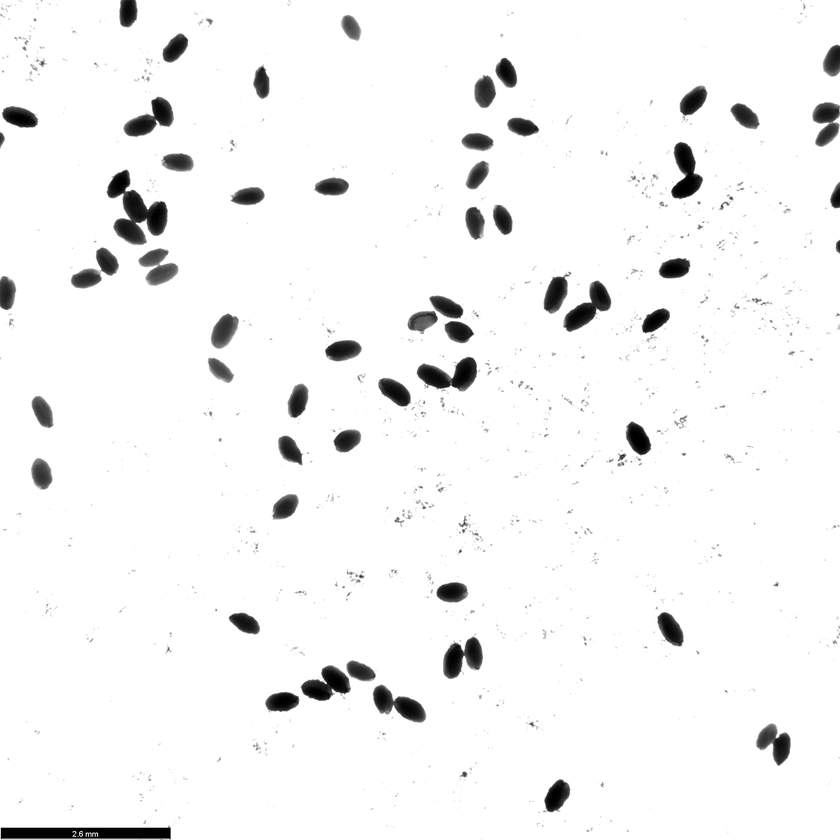
#> input picture example/VZ254 T1-10_BF_2_ch00.tif, 840 x 840 px, shrunk from 2048 x 2048 before the run
$ python -i seed.py   (imports and definitions only)   (older library calls are emulated)
#> lines starting #> are read from the running program, lines starting #| are printed output that depends on the picture; after the words box and inside, x2 and y2 are one past the last pixel; in counts of white or black regions, pixels touching at a corner belong together
from datetime import datetime
import argparse
import cv2
import numpy as np
import matplotlib.pyplot as plt
import os

DISTANCE_THRESHOLD = 14 # change according to scale of image
SMALL_AREA = 5 # change according to scale of image

# Function to read and process the image
def process_image(image_path):
    # Load the image
#> called with image_path = 'example/VZ254 T1-10_BF_2_ch00.tif'
    image = cv2.imread(image_path)
#> image is the input picture: shape (840, 840, 3); min 0, max 255, mean 244.2

    # Convert the image to grayscale for initial filtering
    gray_image = cv2.cvtColor(image, cv2.COLOR_BGR2GRAY)

    # Invert the image and threshold to make white-ish areas black
    _, inverted_thresholded = cv2.threshold(gray_image, 200, 255, cv2.THRESH_BINARY_INV)
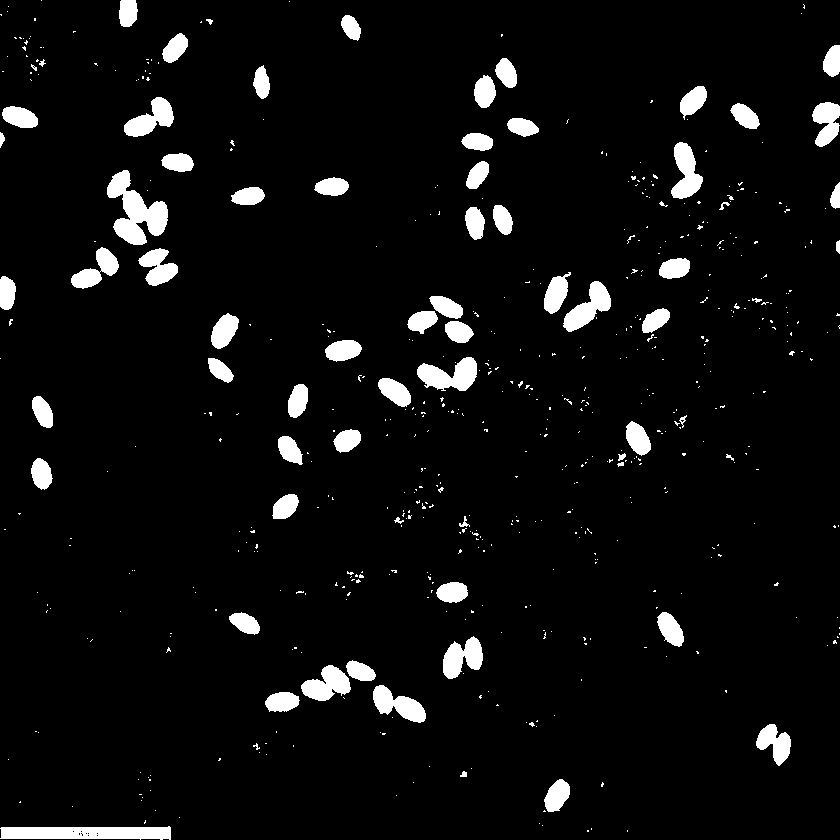
#> inverted_thresholded: shape (840, 840); 5.5% white; 565 white regions (493 under 20 px), largest, box (x1, y1, x2, y2) and area: (107, 170, 168, 245) 2257, (0, 826, 171, 840) 2038, (417, 357, 477, 391) 1259

    # Use the inverted thresholded image as a mask on the original image
    masked_image = cv2.bitwise_and(image, image, mask=inverted_thresholded)
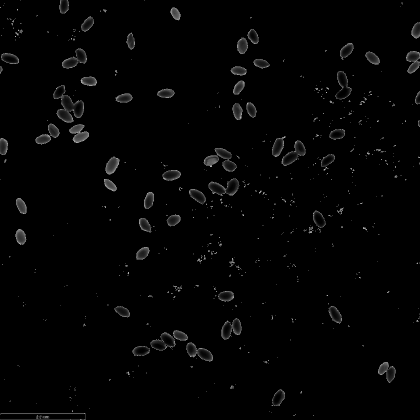
#> masked_image: shape (840, 840, 3) (shown at 1/2 size); min 0, max 200, mean 3.6

    # Split the masked image into B, G, R channels
    _, _, red_channel = cv2.split(masked_image)

    # Threshold the red channel image to isolate bright red regions
    _, thresholded = cv2.threshold(red_channel, 240, 255, cv2.THRESH_BINARY+cv2.THRESH_OTSU)
#> thresholded: shape (840, 840); 2.6% white; 574 white regions (501 under 20 px), largest, box (x1, y1, x2, y2) and area: (138, 248, 178, 286) 874, (107, 170, 168, 245) 642, (211, 313, 239, 349) 571

    # noise removal
    kernel = np.ones((3,3),np.uint8)
    opening = cv2.morphologyEx(thresholded,cv2.MORPH_OPEN, kernel, iterations = 2)
#> opening: shape (840, 840); 0.73% white; 36 white regions, largest, box (x1, y1, x2, y2) and area: (139, 249, 178, 286) 868, (211, 315, 238, 348) 537, (32, 396, 53, 428) 460

    # sure background area
    sure_bg = cv2.dilate(opening,kernel,iterations=3)
#> sure_bg: shape (840, 840); 1.7% white; 32 white regions, largest, box (x1, y1, x2, y2) and area: (136, 246, 181, 289) 1439, (208, 312, 241, 351) 1028, (28, 456, 55, 492) 833

    eroded = cv2.erode(opening, kernel, iterations=3)
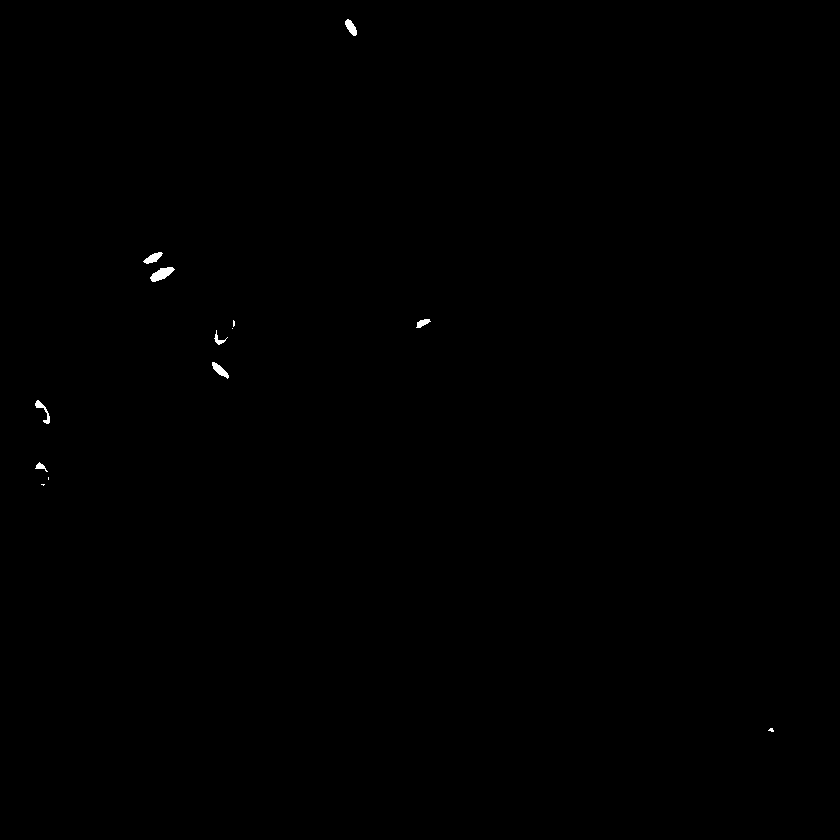
#> eroded: shape (840, 840); 0.13% white; 13 white regions (5 under 20 px), largest, box (x1, y1, x2, y2) and area: (150, 267, 175, 282) 207, (212, 362, 229, 379) 125, (143, 252, 163, 264) 124

    # Finding sure foreground area
    dist_transform = cv2.distanceTransform(opening,cv2.DIST_L2,5)

    # TODO: PARAMETERIZE THIS
    # ret, sure_fg = cv2.threshold(dist_transform,0.6*dist_transform.max(),255,0)
    ret, sure_fg = cv2.threshold(dist_transform, DISTANCE_THRESHOLD, 255, 0)
#> sure_fg: shape (840, 840) float32; every value is 0
#> ret = 14

    # Finding unknown region

    # Label connected components
    # Ensure sure_fg is 8-bit before applying connectedComponentsWithStats
    sure_fg = np.uint8(sure_fg)
#> sure_fg: shape (840, 840); every value is 0
    num_labels, labels, stats, centroids = cv2.connectedComponentsWithStats(sure_fg, connectivity=8)
#> num_labels = 1; stats = [[0, 0, 840, 840, 705600]]; centroids = [[419.5, 419.5]]
    # labels is markers

    # Get the areas of all components
    areas = stats[1:, cv2.CC_STAT_AREA]
#> areas = empty array
    avg_area = np.mean(areas)
#> avg_area = nan

    # Get indices of all areas greater than 1.5 * avg_area
    idxs_large_area = np.where(areas > 1.5 * avg_area)[0] + 1
#> idxs_large_area = empty array

    component_mask = np.zeros(sure_fg.shape, dtype="uint8")
    for i in idxs_large_area:
        component_mask[labels == i] = 255
#> this loop made 0 passes

    # Perform a distance transform on the component
    dist_transform = cv2.distanceTransform(component_mask, cv2.DIST_L2, 5)

    # _, thresh = cv2.threshold(dist_transform, 0.6*dist_transform.max(), 255, 0)
    _, thresh = cv2.threshold(dist_transform, 0.3*dist_transform.max(), 255, 0)

    # Convert sure_fg back to 8-bit
    thresh = np.uint8(thresh)

    # perform connected components analysis on the new markers
    num_labels_new, labels_new = cv2.connectedComponents(thresh, 8, cv2.CV_32S)
#> num_labels_new = 1

    # increment labels_new by num_labels to ensure new unique labels
    labels_new = labels_new + num_labels
#> labels_new: shape (840, 840) int32; every value is 1

    # replace the old components in the labels array with 0s
    for i in idxs_large_area:
        labels[labels == i] = 0

    # replace the old component in the labels array with the new components
    labels[labels_new > num_labels] = labels_new[labels_new > num_labels]

    components = np.copy(labels)
    components[components > 0] = 255
    components = np.uint8(components)

    num_labels_final, labels_final, stats_final, centroids_final = cv2.connectedComponentsWithStats(components, 8, cv2.CV_32S)
#> num_labels_final = 1; stats_final = [[0, 0, 840, 840, 705600]]; centroids_final = [[419.5, 419.5]]

    areas_final = stats_final[1:, cv2.CC_STAT_AREA]
#> areas_final = empty array
    idxs_small_area = np.where(areas_final < SMALL_AREA)[0] + 1
#> idxs_small_area = empty array
    mask_small = np.isin(labels_final, idxs_small_area)
    labels_final[mask_small] = 0

    # Subtract 1 to exclude the background
    num_seeds = len(np.unique(labels_final)) - 1
#> num_seeds = 0

    # update labels_final to be labels with every pixel > 0 set to 255
    final_sure_fg = np.copy(labels_final)
    final_sure_fg[final_sure_fg > 0] = 255
    final_sure_fg = np.uint8(final_sure_fg)

    plt.figure(figsize=(10,10))
    plt.imshow(cv2.cvtColor(final_sure_fg, cv2.COLOR_BGR2RGB), cmap='jet')
    plt.axis('off')
    plt.tight_layout()
    plt.show()

    unknown = cv2.subtract(sure_bg, final_sure_fg)

    # Add one to all labels so that sure background is not 0, but 1
    markers = labels_final+1

    # Now, mark the region of unknown with zero
    markers[unknown==255] = 0

    markers = cv2.watershed(image,markers)
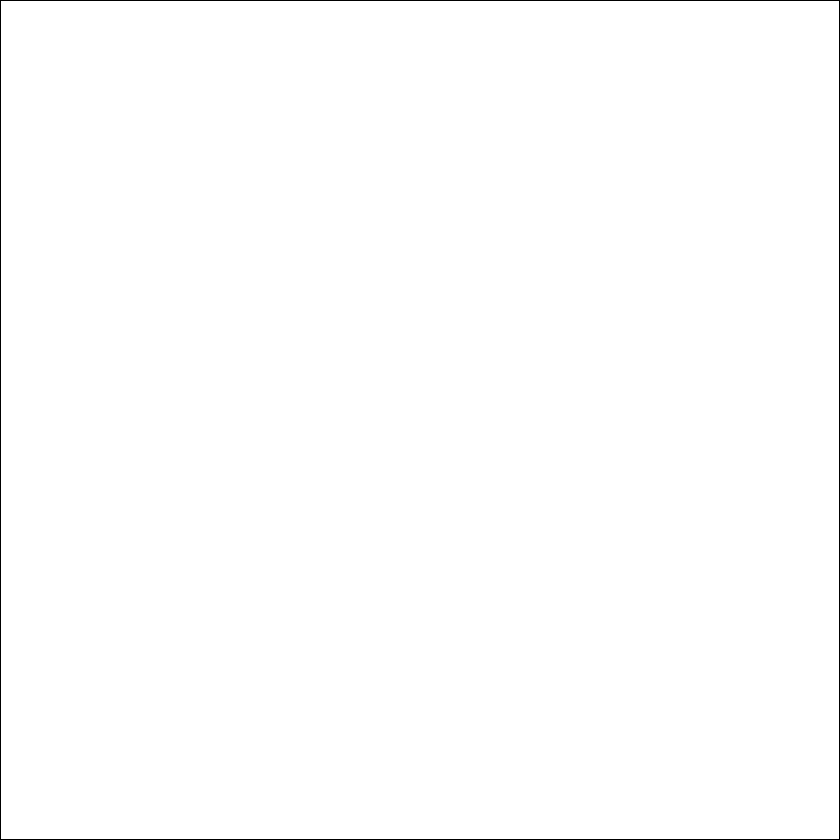
#> markers: shape (840, 840) int32; values -1 (black) and 1 (white), 99.5% white; black in thin lines or dots

    # plot markers and fit to screen
    plt.figure(figsize=(10,10))
    plt.imshow(markers, cmap='jet')
    plt.axis('off')
    plt.tight_layout()
    plt.show()
    # plt.imshow(markers)
    # plt.show()

    # Increase margin of markers to 3 pixels
    kernel = np.ones((7,7),np.uint8)
    mask = markers == -1
#> mask: shape (840, 840) bool; 0.48% white in thin lines or dots
    dilated_mask = cv2.dilate(mask.astype(np.uint8), kernel, iterations=1)
#> dilated_mask: shape (840, 840); values 0 (black) and 1 (white), 1.9% white; 1 white region, box (x1, y1, x2, y2) and area: (0, 0, 840, 840) 13376

    image[dilated_mask == 1] = [255,255,0]
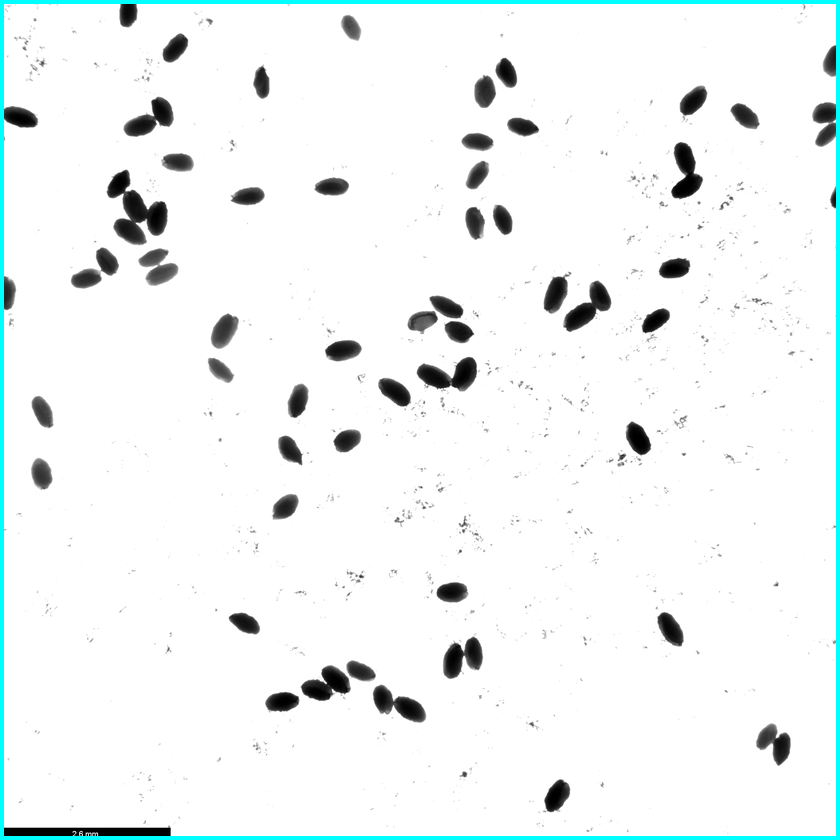
#> image: shape (840, 840, 3); 1.9% of pixels changed, all inside (x1, y1, x2, y2) = (0, 0, 840, 840)
    plt.figure(figsize=(10,10))
    plt.imshow(cv2.cvtColor(image, cv2.COLOR_BGR2RGB), cmap='jet')
    plt.axis('off')
    plt.tight_layout()
    plt.show()

    # Return the number of seeds
    return num_seeds

# [16 lines left out: functions plot_full, setup_parser, not called in this run]


# [32 lines not run here, left out]

>>> result = process_image('example/VZ254 T1-10_BF_2_ch00.tif')
#> result = 0

$ run again, on example/VZ255 T1-2_BF_2_ch00.tif
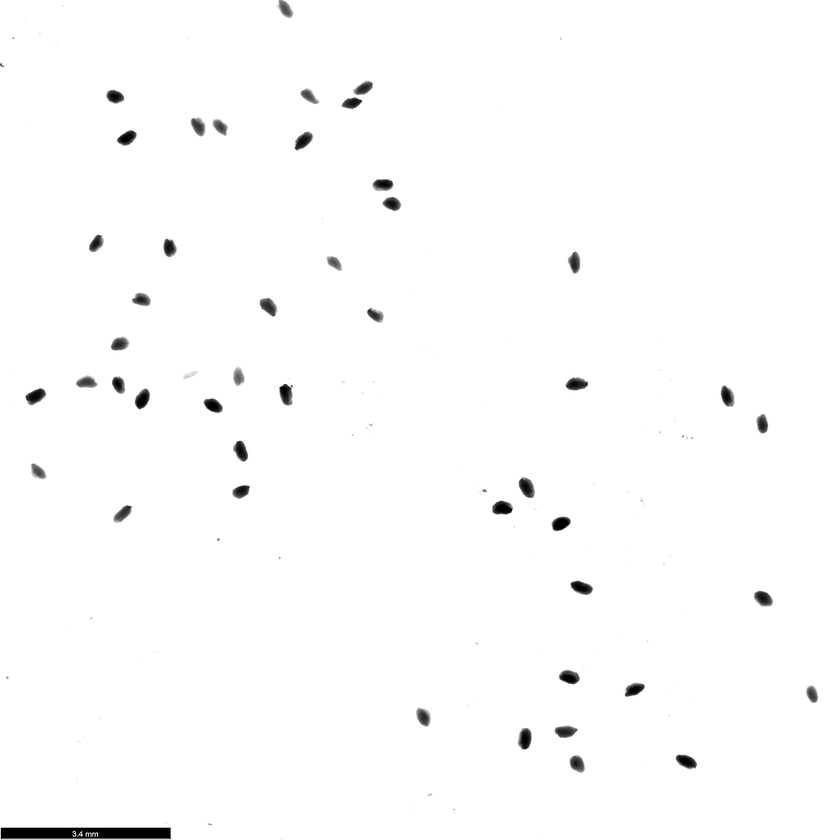
#> input picture example/VZ255 T1-2_BF_2_ch00.tif, 840 x 840 px, shrunk from 2048 x 2048 before the run
#> in process_image, image is the input picture: shape (840, 840, 3); min 0, max 255, mean 252
#> in process_image, `_, inverted_thresholded = cv2.threshold(gray_image, 200, 255, cv2.THRE..`:
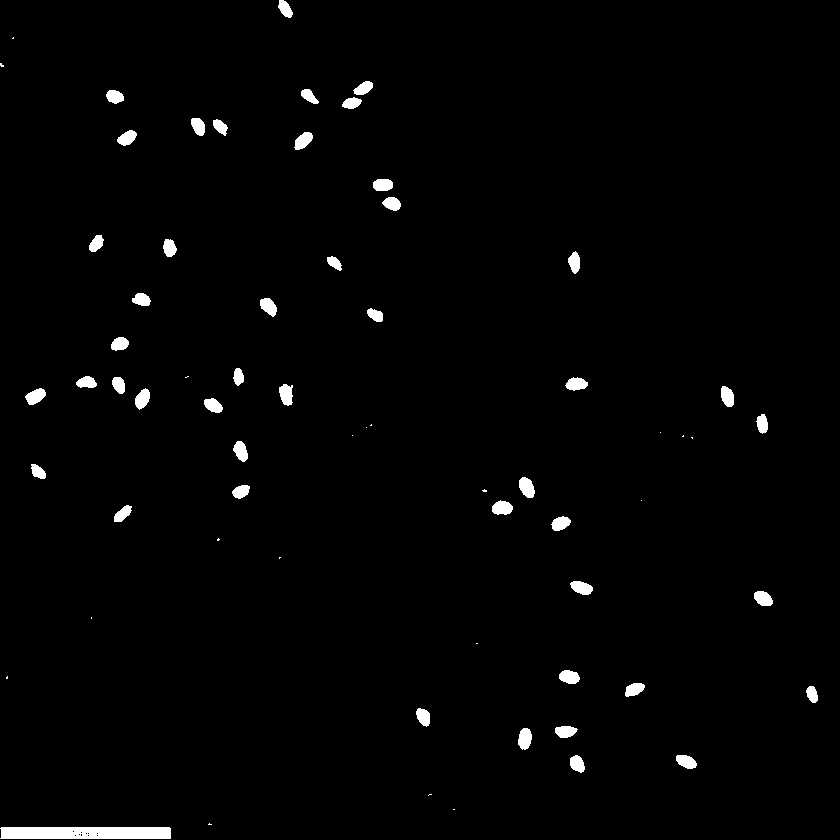
#> inverted_thresholded: shape (840, 840); 1.6% white; 66 white regions (19 under 20 px), largest, box (x1, y1, x2, y2) and area: (0, 827, 171, 839) 2030, (519, 477, 535, 498) 244, (518, 728, 532, 750) 237
#> thresholded: shape (840, 840); 0.81% white; 73 white regions (24 under 20 px), largest, box (x1, y1, x2, y2) and area: (0, 827, 171, 839) 349, (76, 376, 97, 388) 176, (191, 118, 205, 136) 172
#> opening: shape (840, 840); 0.19% white; 15 white regions, largest, box (x1, y1, x2, y2) and area: (279, 0, 292, 17) 162, (32, 465, 46, 479) 146, (301, 89, 316, 103) 142
#> sure_bg: shape (840, 840); 0.52% white; 13 white regions, largest, box (x1, y1, x2, y2) and area: (74, 373, 99, 391) 385, (298, 86, 319, 106) 352, (29, 462, 49, 482) 350
#> eroded: shape (840, 840); 0.01% white in thin lines or dots, all inside (x1, y1, x2, y2) = (35, 4, 336, 475)
#> ret = 14
#> num_labels = 1; stats = [[0, 0, 840, 840, 705600]]; centroids = [[419.5, 419.5]]
#> areas = empty array
#> avg_area = nan
#> idxs_large_area = empty array
#> num_labels_new = 1
#> labels_new: shape (840, 840) int32; every value is 1
#> stats_final = [[0, 0, 840, 840, 705600]]; centroids_final = [[419.5, 419.5]]
#> areas_final = empty array
#> num_seeds = 0
#> mask: shape (840, 840) bool; 0.48% white in thin lines or dots
#> dilated_mask: shape (840, 840); values 0 (black) and 1 (white), 1.9% white; 1 white region, box (x1, y1, x2, y2) and area: (0, 0, 840, 840) 13376
#> in process_image, `image[dilated_mask == 1] = [255,255,0]`:
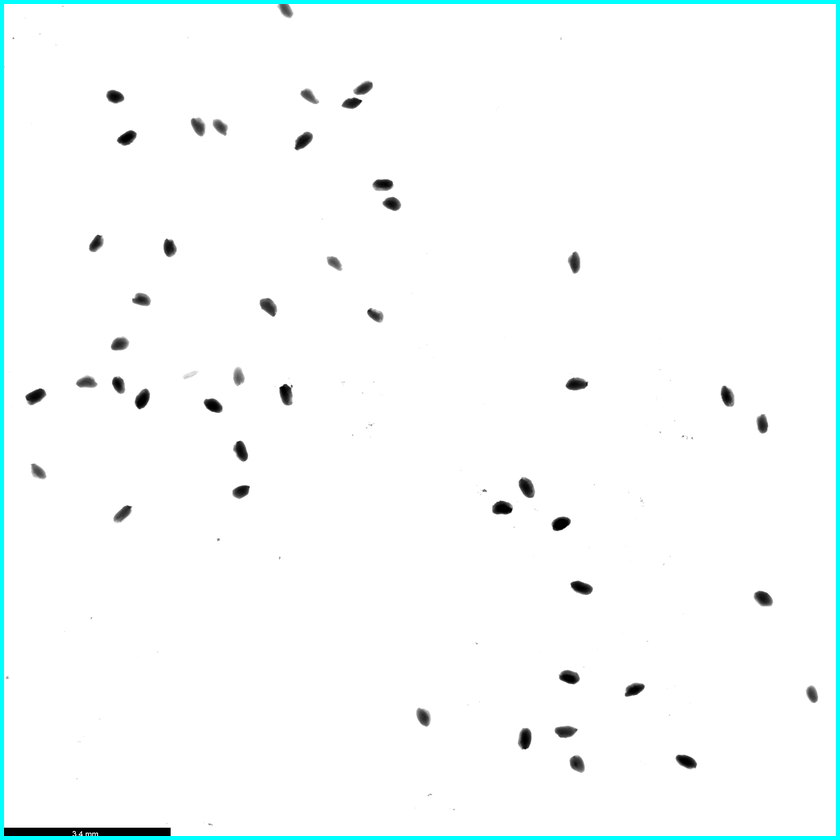
#> image: shape (840, 840, 3); 1.9% of pixels changed, all inside (x1, y1, x2, y2) = (0, 0, 840, 840)
